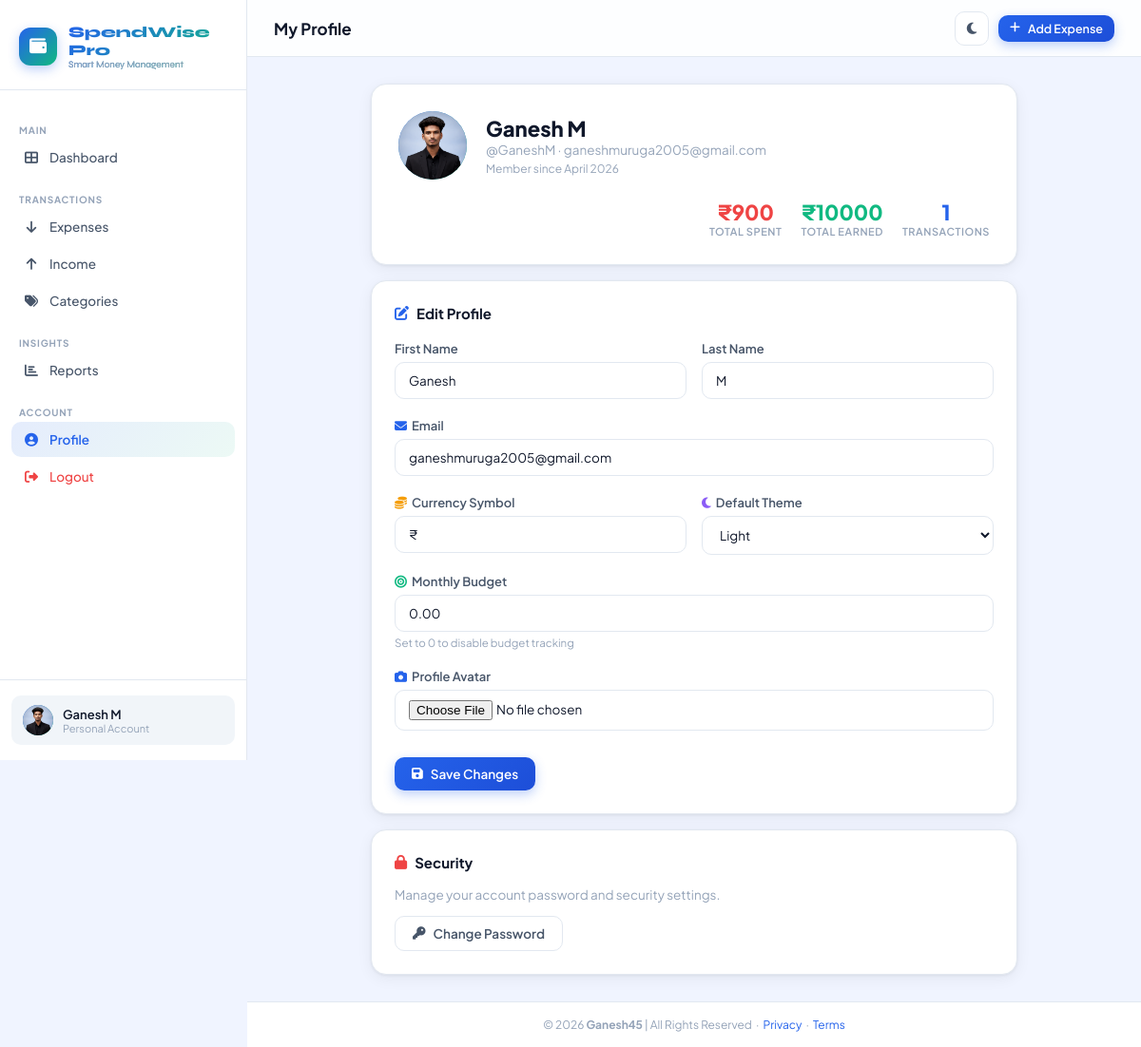
Screenshot of /profile/ (signed in) with the database file from the repository.
### tracker/models.py (models this page shows, shortened)
class UserProfile(models.Model):
    user = models.OneToOneField(User, on_delete=models.CASCADE, related_name='profile')
    avatar = models.ImageField(upload_to='avatars/', null=True, blank=True)
    currency = models.CharField(max_length=10, default='₹')
    theme = models.CharField(max_length=10, default='light', choices=[('light', 'Light'), ('dark', 'Dark')])
    monthly_budget = models.DecimalField(max_digits=12, decimal_places=2, default=0)
    created_at = models.DateTimeField(auto_now_add=True)

### tracker/views.py (the view)
# urls.py: path('profile/', views.profile_view, name='profile'),
@login_required
def profile_view(request):
    user = request.user
    profile = get_or_create_profile(user)
    if request.method == 'POST':
        form = UserProfileForm(request.POST, request.FILES, instance=profile)
        user.first_name = request.POST.get('first_name', user.first_name)
        user.last_name = request.POST.get('last_name', user.last_name)
        user.email = request.POST.get('email', user.email)
        user.save()
        if form.is_valid():
            form.save()
            messages.success(request, '✅ Profile updated successfully!')
            return redirect('profile')
    else:
        form = UserProfileForm(instance=profile, initial={
            'first_name': user.first_name,
            'last_name': user.last_name,
            'email': user.email,
        })
    total_expenses = Expense.objects.filter(user=user).aggregate(t=Sum('amount'))['t'] or 0
    total_income = Income.objects.filter(user=user).aggregate(t=Sum('amount'))['t'] or 0
    expense_count = Expense.objects.filter(user=user).count()
    return render(request, 'tracker/profile.html', {
        'form': form, 'profile': profile,
        'total_expenses': total_expenses,
        'total_income': total_income,
        'expense_count': expense_count,
    })

### tracker/forms.py
class UserProfileForm(forms.ModelForm):
    first_name = forms.CharField(max_length=50, required=False, widget=forms.TextInput(attrs={'class': 'form-control'}))
    last_name = forms.CharField(max_length=50, required=False, widget=forms.TextInput(attrs={'class': 'form-control'}))
    email = forms.EmailField(required=True, widget=forms.EmailInput(attrs={'class': 'form-control'}))
    class Meta:
        model = UserProfile
        fields = ['currency', 'theme', 'monthly_budget', 'avatar']
        widgets = {
            'currency': forms.TextInput(attrs={'class': 'form-control'}),
            'theme': forms.Select(attrs={'class': 'form-select'}),
            'monthly_budget': forms.NumberInput(attrs={'class': 'form-control', 'step': '0.01'}),
            'avatar': forms.FileInput(attrs={'class': 'form-control'}),
        }

### tracker/views.py (called while the page is built)
def get_or_create_profile(user):
    profile, _ = UserProfile.objects.get_or_create(user=user)
    return profile

### spendwise/templates/tracker/profile.html (shortened to what this page needs)
{% extends 'base.html' %}
{% block page_title %}My Profile{% endblock %}
{% block content %}
<div style="max-width:680px;margin:0 auto;">
  <div class="card" style="margin-bottom:16px;animation:slideUp 0.4s ease;padding:28px;">
    <div style="display:flex;align-items:center;gap:20px;flex-wrap:wrap;">
      <div style="width:72px;height:72px;border-radius:50%;background:linear-gradient(135deg,var(--blue),var(--green));display:flex;align-items:center;justify-content:center;color:white;font-family:'Syne',sans-serif;font-size:26px;font-weight:800;overflow:hidden;flex-shrink:0;">
        {% if profile.avatar %}
          <img src="{{ profile.avatar.url }}" style="width:100%;height:100%;object-fit:cover;" alt="avatar" />
        {% else %}
          {{ request.user.first_name|first|upper }}{{ request.user.last_name|first|upper }}
        {% endif %}
      </div>
      <div>
        <h2 style="font-size:22px;font-weight:800;">{{ request.user.get_full_name|default:request.user.username }}</h2>
        <p style="color:var(--text-muted);font-size:13.5px;">@{{ request.user.username }} · {{ request.user.email }}</p>
        <p style="color:var(--text-muted);font-size:12px;margin-top:4px;">Member since {{ request.user.date_joined|date:"F Y" }}</p>
      </div>
      <div style="margin-left:auto;display:flex;gap:20px;flex-wrap:wrap;">
        <div style="text-align:center;">
          <div style="font-size:22px;font-weight:800;color:var(--red);">{{ profile.currency }}{{ total_expenses|floatformat:0 }}</div>
          <div style="font-size:11px;color:var(--text-muted);font-weight:600;text-transform:uppercase;letter-spacing:.05em;">Total Spent</div>
        </div>
        <div style="text-align:center;">
          <div style="font-size:22px;font-weight:800;color:var(--green);">{{ profile.currency }}{{ total_income|floatformat:0 }}</div>
          <div style="font-size:11px;color:var(--text-muted);font-weight:600;text-transform:uppercase;letter-spacing:.05em;">Total Earned</div>
        </div>
        <div style="text-align:center;">
          <div style="font-size:22px;font-weight:800;color:var(--blue);">{{ expense_count }}</div>
          <div style="font-size:11px;color:var(--text-muted);font-weight:600;text-transform:uppercase;letter-spacing:.05em;">Transactions</div>
        </div>
      </div>
    </div>
  </div>
  <div class="card" style="animation:slideUp 0.4s ease 0.1s backwards;">
    <div class="card-title" style="margin-bottom:20px;">
      <i class="fas fa-edit" style="color:var(--blue);"></i> Edit Profile
    </div>
    <form method="post" enctype="multipart/form-data">
      <div class="row">
        <div class="col-6">
          <div class="form-group">
            <label class="form-label">First Name</label>
            <input type="text" name="first_name" class="form-control" value="{{ request.user.first_name }}">
          </div>
        </div>
        <div class="col-6">
          <div class="form-group">
            <label class="form-label">Last Name</label>
            <input type="text" name="last_name" class="form-control" value="{{ request.user.last_name }}">
          </div>
        </div>
      </div>
      <div class="form-group">
        <label class="form-label"><i class="fas fa-envelope" style="color:var(--blue);margin-right:5px;"></i>Email</label>
        <input type="email" name="email" class="form-control" value="{{ request.user.email }}">
      </div>
      <div class="row">
        <div class="col-6">
          <div class="form-group">
            <label class="form-label"><i class="fas fa-coins" style="color:var(--amber);margin-right:5px;"></i>Currency Symbol</label>
            {{ form.currency }}
          </div>
        </div>
        <div class="col-6">
          <div class="form-group">
            <label class="form-label"><i class="fas fa-moon" style="color:var(--purple);margin-right:5px;"></i>Default Theme</label>
            {{ form.theme }}
          </div>
        </div>
      </div>
      <div class="form-group">
        <label class="form-label"><i class="fas fa-bullseye" style="color:var(--green);margin-right:5px;"></i>Monthly Budget</label>
        {{ form.monthly_budget }}
        <div style="font-size:11.5px;color:var(--text-muted);margin-top:4px;">Set to 0 to disable budget tracking</div>
      </div>
      <div class="form-group">
        <label class="form-label"><i class="fas fa-camera" style="color:var(--blue);margin-right:5px;"></i>Profile Avatar</label>
        {{ form.avatar }}
      </div>
      <button type="submit" class="btn btn-primary" style="margin-top:8px;">
        <i class="fas fa-save"></i> Save Changes
      </button>
    </form>
  </div>
  <div class="card" style="margin-top:16px;animation:slideUp 0.4s ease 0.2s backwards;">
    <div class="card-title" style="margin-bottom:16px;">
      <i class="fas fa-lock" style="color:var(--red);"></i> Security
    </div>
    <p style="color:var(--text-muted);font-size:13.5px;margin-bottom:14px;">Manage your account password and security settings.</p>
    <a href="{% url 'password_change' %}" class="btn btn-outline">
      <i class="fas fa-key"></i> Change Password
    </a>
  </div>
</div>
{% endblock %}

### spendwise/templates/base.html (shortened to what this page needs)
{% load static %}
<!DOCTYPE html>
<html lang="en" data-theme="light">
<head>
  <link rel="stylesheet" href="https://cdnjs.cloudflare.com/ajax/libs/font-awesome/6.5.0/css/all.min.css" />
  <link rel="stylesheet" href="{% static 'css/style.css' %}" />
</head>
<body>
<div class="app-wrapper">
  <aside class="sidebar" id="sidebar">
    <div class="sidebar-logo">
      <div class="logo-icon"><i class="fas fa-wallet"></i></div>
      <div class="logo-text">SpendWise Pro<span>Smart Money Management</span></div>
    </div>
    <nav class="sidebar-nav">
      <div class="nav-section-title">Main</div>
      <a href="{% url 'dashboard' %}" class="nav-item {% if request.resolver_match.url_name == 'dashboard' %}active{% endif %}">
        <i class="fas fa-th-large"></i> Dashboard
      </a>
      <div class="nav-section-title">Transactions</div>
      <a href="{% url 'expense_list' %}" class="nav-item {% if 'expense' in request.resolver_match.url_name %}active{% endif %}">
        <i class="fas fa-arrow-down"></i> Expenses
      </a>
      <a href="{% url 'income_list' %}" class="nav-item {% if 'income' in request.resolver_match.url_name %}active{% endif %}">
        <i class="fas fa-arrow-up"></i> Income
      </a>
      <a href="{% url 'category_list' %}" class="nav-item {% if 'category' in request.resolver_match.url_name %}active{% endif %}">
        <i class="fas fa-tags"></i> Categories
      </a>
      <div class="nav-section-title">Insights</div>
      <a href="{% url 'reports' %}" class="nav-item {% if request.resolver_match.url_name == 'reports' %}active{% endif %}">
        <i class="fas fa-chart-bar"></i> Reports
      </a>
      <div class="nav-section-title">Account</div>
      <a href="{% url 'profile' %}" class="nav-item {% if request.resolver_match.url_name == 'profile' %}active{% endif %}">
        <i class="fas fa-user-circle"></i> Profile
      </a>
      <a href="{% url 'logout' %}" class="nav-item" style="color: var(--red);">
        <i class="fas fa-sign-out-alt"></i> Logout
      </a>
    </nav>
    <div class="sidebar-footer">
      <div class="user-card">
        <div class="user-avatar">
          {% if request.user.profile.avatar %}
            <img src="{{ request.user.profile.avatar.url }}" alt="avatar" style="width:100%;height:100%;object-fit:cover;" />
          {% else %}
            {{ request.user.first_name|first|upper }}{{ request.user.last_name|first|upper }}
          {% endif %}
        </div>
        <div class="user-info">
          <div class="user-name">{{ request.user.get_full_name|default:request.user.username }}</div>
          <div class="user-role">Personal Account</div>
        </div>
      </div>
    </div>
  </aside>
  <div class="main-content">
    <header class="topbar">
      <div class="topbar-left">
        <h1 class="page-title">{% block page_title %}Dashboard{% endblock %}</h1>
      </div>
      <div class="topbar-right">
        <button class="btn-icon" id="themeToggle" title="Toggle theme">
        </button>
        <a href="{% url 'add_expense' %}" class="btn btn-primary btn-sm">
          <i class="fas fa-plus"></i> Add Expense
        </a>
      </div>
    </header>
    <main class="page-content">
      {% block content %}{% endblock %}
    </main>
    <footer class="footer">
      © 2026 <strong>Ganesh45</strong> | All Rights Reserved &nbsp;·&nbsp;
      <a href="#">Privacy</a> &nbsp;·&nbsp; <a href="#">Terms</a>
    </footer>
  </div>
</div>
</body>
</html>

### rows the page displays
UserProfile: avatar (picture), currency "₹", theme "Light", monthly_budget "0.00"

### other values shown
{{ request.user.get_full_name|default:request.user.username }} "Ganesh M"
{{ request.user.username }} "GaneshM"
{{ request.user.email }} "ganeshmuruga2005@gmail.com"
{{ request.user.date_joined|date:"F Y" }} "April 2026"
{{ total_expenses|floatformat:0 }} "900"
{{ total_income|floatformat:0 }} "10000"
{{ expense_count }} "1"
